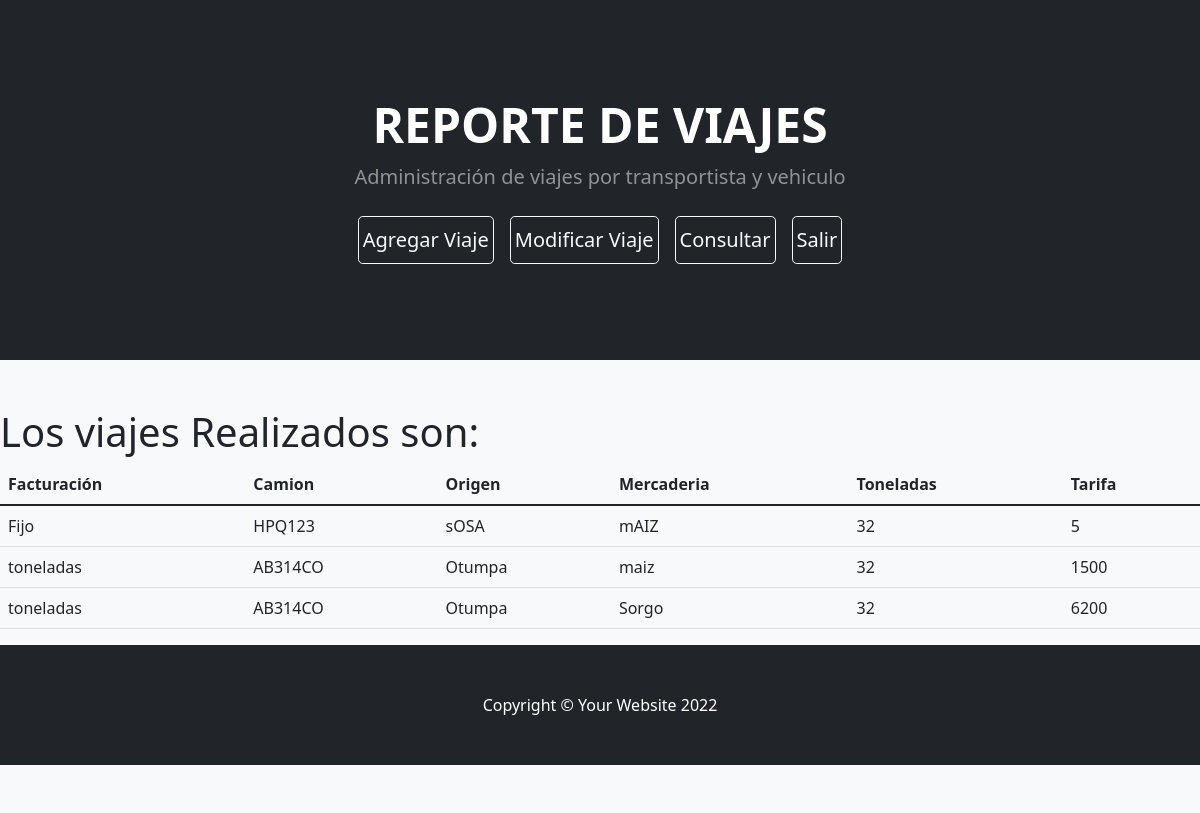
Page /app_Misviajes/Viajes/ on the committed database.
### app_Misviajes/models.py (models this page shows, shortened)
class Viajes (models.Model):
    Facturación = models.CharField (max_length=30)
    Camion= models.CharField (max_length=30)
    Origen=models.CharField (max_length=30)
    Mercaderia = models.CharField (max_length=30)
    Toneladas = models.IntegerField()
    Tarifa = models.IntegerField()

### app_Misviajes/views.py (the view)
# urls.py: path('Viajes/', Viajesrealizadas,name="Viajes"),
def Viajesrealizadas (request):
    Lista_Viajes = Viajes.objects.all()
    Chofer = "Lautaro Manucci"
    ctx= {"ListaViajes":Lista_Viajes, "Chofer":Chofer}
    return render (request,"consulviajes.html", ctx)

### app_Misviajes/Template/consulviajes.html (shortened to what this page needs)
{% load static %}
<!DOCTYPE html>
<html lang="en">
    <head>
        <link href="https://cdn.jsdelivr.net/npm/bootstrap-icons@1.4.1/font/bootstrap-icons.css" rel="stylesheet" />
        <link href="{%static 'css/styles.css'%}" rel="stylesheet" />
    </head>
    <body>
        <header class="bg-dark py-5">
            <div class="container px-5">
                <div class="row gx-5 justify-content-center">
                    <div class="col-lg-6">
                        <div class="text-center my-5">
                            <h1 class="display-5 fw-bolder text-white mb-2">REPORTE DE VIAJES</h1>
                            <p class="lead text-white-50 mb-4">Administración de viajes por transportista y vehiculo</p>
                            <div class="d-grid gap-3 d-sm-flex justify-content-sm-center">
                                <a class="btn btn-outline-light btn-lg px-1" href="Viajesformulario">Agregar Viaje</a>
                                <a class="btn btn-outline-light btn-lg px-1" href="#!">Modificar Viaje</a>
                                <a class="btn btn-outline-light btn-lg px-1" href="#!">Consultar</a>
                                <a class="btn btn-outline-light btn-lg px-1" href="inicio">Salir</a>
                            </div>
                        </div>
                    </div>
                </div>
            </div>
        </header>
        <section class="bg-light py-5">
            <h1>Los viajes Realizados son:</h1>
        <table class="table">
            <thead>
                <tr>
                    <th scope="col">Facturación</th>
                    <th scope="col">Camion</th>
                    <th scope="col">Origen</th>
                    <th scope="col">Mercaderia</th>
                    <th scope="col">Toneladas</th>
                    <th scope="col">Tarifa</th>
                </tr>
            </thead>
                {% for viajes_e in ListaViajes %}
                <tr>
                    <td>{{ viajes_e.Facturación}}</td>
                    <td>{{ viajes_e.Camion}}</td>
                    <td>{{ viajes_e.Origen }}</td>
                    <td>{{ viajes_e.Mercaderia}} </td>
                    <td>{{ viajes_e.Toneladas }} </td>
                    <td>{{ viajes_e.Tarifa }} </td>
                </tr>
                {% endfor %}
        </table>
        <footer class="py-5 bg-dark">
            <div class="container px-5"><p class="m-0 text-center text-white">Copyright &copy; Your Website 2022</p></div>
        </footer>
    </body>
</html>

### rows in the picture
Viajes: Facturación "Fijo", Camion "HPQ123", Origen "sOSA", Mercaderia "mAIZ", Toneladas "32", Tarifa "5"
Viajes: Facturación "toneladas", Camion "AB314CO", Origen "Otumpa", Mercaderia "maiz", Toneladas "32", Tarifa "1500"
Viajes: Facturación "toneladas", Camion "AB314CO", Origen "Otumpa", Mercaderia "Sorgo", Toneladas "32", Tarifa "6200"
